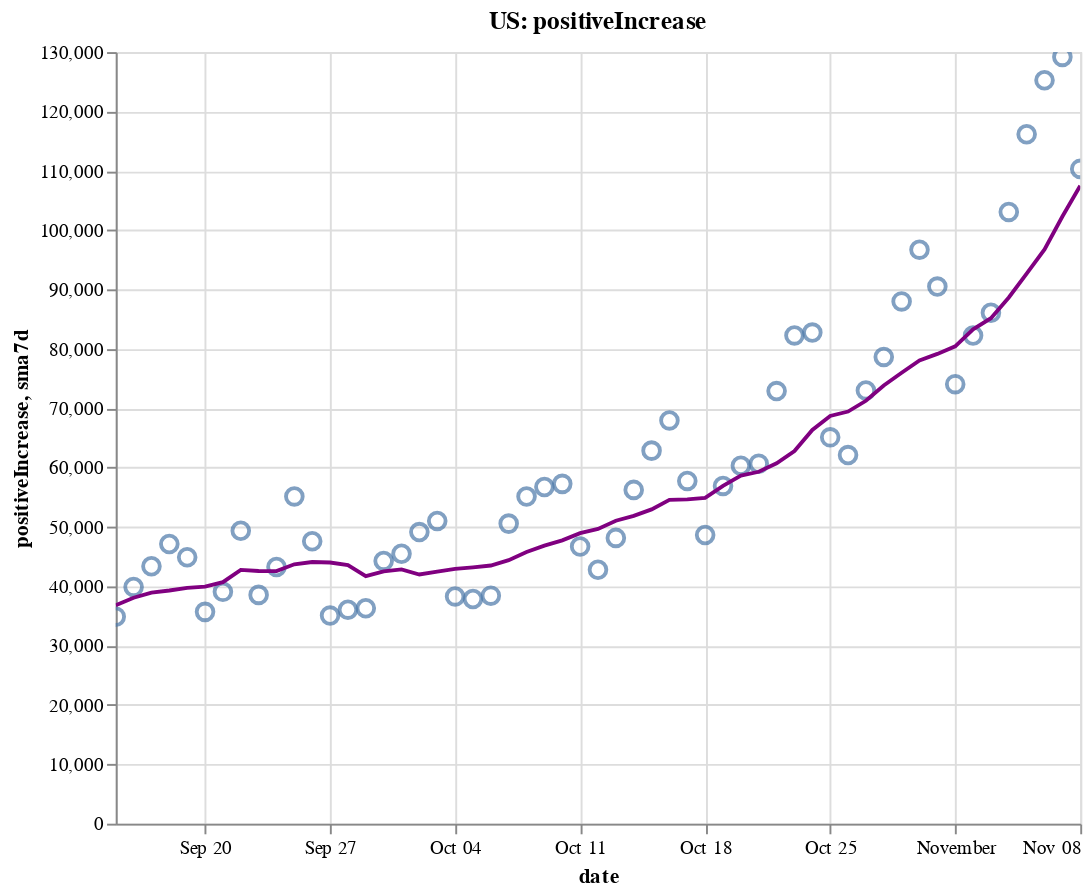

Notebook code for this chart:
### Code cell
create_plot(us, 'positiveIncrease')

### Figure 1 — Vega-Lite specification as saved in the notebook (floating-point values rounded to 4 significant figures)
{"config": {"view": {"continuousWidth": 400, "continuousHeight": 300}}, "layer": [{"layer": [{"mark": {"type": "point", "size": 75}, "encoding": {"tooltip": [{"type": "temporal", "field": "date"}, {"type": "quantitative", "field": "positiveIncrease"}, {"type": "quantitative", "field": "sma7d"}], "x": {"type": "temporal", "field": "date"}, "y": {"type": "quantitative", "field": "positiveIncrease"}}, "selection": {"selector002": {"type": "interval", "bind": "scales", "encodings": ["x", "y"]}}}, {"mark": {"type": "line", "color": "purple"}, "encoding": {"x": {"type": "temporal", "field": "date"}, "y": {"type": "quantitative", "field": "sma7d"}}}]}, {"mark": {"type": "rule", "color": "#aaa"}, "encoding": {"x": {"type": "temporal", "field": "date"}}, "transform": [{"filter": {"selection": "selector001"}}]}, {"mark": "circle", "encoding": {"opacity": {"condition": {"value": 1, "selection": "selector001"}, "value": 0}, "tooltip": [{"type": "temporal", "field": "date"}, {"type": "quantitative", "field": "positiveIncrease"}, {"type": "quantitative", "field": "sma7d"}], "x": {"type": "temporal", "field": "date"}, "y": {"type": "quantitative", "field": "positiveIncrease"}}, "selection": {"selector001": {"type": "single", "encodings": ["x"], "on": "mouseover", "nearest": true, "empty": "none"}}}, {"mark": {"type": "text", "align": "left", "dx": 5, "dy": -5, "stroke": "white", "strokeWidth": 2}, "encoding": {"text": {"type": "quantitative", "field": "positiveIncrease"}, "tooltip": [{"type": "temporal", "field": "date"}, {"type": "quantitative", "field": "positiveIncrease"}, {"type": "quantitative", "field": "sma7d"}], "x": {"type": "temporal", "field": "date"}, "y": {"type": "quantitative", "field": "positiveIncrease"}}, "transform": [{"filter": {"selection": "selector001"}}]}, {"mark": {"type": "text", "align": "left", "dx": 5, "dy": -5}, "encoding": {"text": {"type": "quantitative", "field": "positiveIncrease"}, "tooltip": [{"type": "temporal", "field": "date"}, {"type": "quantitative", "field": "positiveIncrease"}, {"type": "quantitative", "field": "sma7d"}], "x": {"type": "temporal", "field": "date"}, "y": {"type": "quantitative", "field": "positiveIncrease"}}, "transform": [{"filter": {"selection": "selector001"}}]}], "data": {"name": "data-76c86593b3431f43533a782c42180881"}, "height": 400, "title": "US: positiveIncrease", "width": 500, "$schema": "https://vega.github.io/schema/vega-lite/v4.8.1.json", "datasets": {"data-76c86593b3431f43533a782c42180881": [{"date": "2020-09-15T00:00:00", "totalTestResultsIncrease": 812600.0, "positiveIncrease": 34880.0, "death": 187600.0, "deathIncrease": 1031.0, "positiveRate": 0.043, "state": "US", "sma7d": 36810.0}, {"date": "2020-09-16T00:00:00", "totalTestResultsIncrease": 826600.0, "positiveIncrease": 39890.0, "death": 188800.0, "deathIncrease": 1200.0, "positiveRate": 0.048, "state": "US", "sma7d": 38070.0}, {"date": "2020-09-17T00:00:00", "totalTestResultsIncrease": 964100.0, "positiveIncrease": 43380.0, "death": 189700.0, "deathIncrease": 863.0, "positiveRate": 0.045, "state": "US", "sma7d": 38950.0}, {"date": "2020-09-18T00:00:00", "totalTestResultsIncrease": 1093000.0, "positiveIncrease": 47120.0, "death": 190600.0, "deathIncrease": 901.0, "positiveRate": 0.043, "state": "US", "sma7d": 39290.0}, {"date": "2020-09-19T00:00:00", "totalTestResultsIncrease": 1176000.0, "positiveIncrease": 44890.0, "death": 191300.0, "deathIncrease": 740.0, "positiveRate": 0.038, "state": "US", "sma7d": 39730.0}, {"date": "2020-09-20T00:00:00", "totalTestResultsIncrease": 978400.0, "positiveIncrease": 35690.0, "death": 191600.0, "deathIncrease": 327.0, "positiveRate": 0.036, "state": "US", "sma7d": 39930.0}, {"date": "2020-09-21T00:00:00", "totalTestResultsIncrease": 775000.0, "positiveIncrease": 39060.0, "death": 191900.0, "deathIncrease": 287.0, "positiveRate": 0.05, "state": "US", "sma7d": 40700.0}, {"date": "2020-09-22T00:00:00", "totalTestResultsIncrease": 850800.0, "positiveIncrease": 49350.0, "death": 192800.0, "deathIncrease": 854.0, "positiveRate": 0.058, "state": "US", "sma7d": 42770.0}, {"date": "2020-09-23T00:00:00", "totalTestResultsIncrease": 1010000.0, "positiveIncrease": 38550.0, "death": 193900.0, "deathIncrease": 1159.0, "positiveRate": 0.038, "state": "US", "sma7d": 42580.0}, {"date": "2020-09-24T00:00:00", "totalTestResultsIncrease": 1038000.0, "positiveIncrease": 43240.0, "death": 194800.0, "deathIncrease": 921.0, "positiveRate": 0.042, "state": "US", "sma7d": 42560.0}, {"date": "2020-09-25T00:00:00", "totalTestResultsIncrease": 1112000.0, "positiveIncrease": 55140.0, "death": 195700.0, "deathIncrease": 844.0, "positiveRate": 0.05, "state": "US", "sma7d": 43700.0}, {"date": "2020-09-26T00:00:00", "totalTestResultsIncrease": 1123000.0, "positiveIncrease": 47580.0, "death": 196600.0, "deathIncrease": 869.0, "positiveRate": 0.042, "state": "US", "sma7d": 44090.0}, {"date": "2020-09-27T00:00:00", "totalTestResultsIncrease": 905600.0, "positiveIncrease": 35060.0, "death": 196900.0, "deathIncrease": 307.0, "positiveRate": 0.039, "state": "US", "sma7d": 44000.0}, {"date": "2020-09-28T00:00:00", "totalTestResultsIncrease": 1164000.0, "positiveIncrease": 36060.0, "death": 197100.0, "deathIncrease": 257.0, "positiveRate": 0.031, "state": "US", "sma7d": 43570.0}, {"date": "2020-09-29T00:00:00", "totalTestResultsIncrease": 914100.0, "positiveIncrease": 36290.0, "death": 197900.0, "deathIncrease": 739.0, "positiveRate": 0.04, "state": "US", "sma7d": 41700.0}, {"date": "2020-09-30T00:00:00", "totalTestResultsIncrease": 904400.0, "positiveIncrease": 44270.0, "death": 198900.0, "deathIncrease": 1061.0, "positiveRate": 0.049, "state": "US", "sma7d": 42520.0}, {"date": "2020-10-01T00:00:00", "totalTestResultsIncrease": 998200.0, "positiveIncrease": 45480.0, "death": 199800.0, "deathIncrease": 851.0, "positiveRate": 0.046, "state": "US", "sma7d": 42840.0}, {"date": "2020-10-02T00:00:00", "totalTestResultsIncrease": 1242000.0, "positiveIncrease": 49130.0, "death": 200600.0, "deathIncrease": 835.0, "positiveRate": 0.04, "state": "US", "sma7d": 41980.0}, {"date": "2020-10-03T00:00:00", "totalTestResultsIncrease": 1100000.0, "positiveIncrease": 51010.0, "death": 201400.0, "deathIncrease": 741.0, "positiveRate": 0.046, "state": "US", "sma7d": 42470.0}, {"date": "2020-10-04T00:00:00", "totalTestResultsIncrease": 1029000.0, "positiveIncrease": 38290.0, "death": 201700.0, "deathIncrease": 363.0, "positiveRate": 0.037, "state": "US", "sma7d": 42930.0}, {"date": "2020-10-05T00:00:00", "totalTestResultsIncrease": 990500.0, "positiveIncrease": 37860.0, "death": 202000.0, "deathIncrease": 326.0, "positiveRate": 0.038, "state": "US", "sma7d": 43190.0}, {"date": "2020-10-06T00:00:00", "totalTestResultsIncrease": 907000.0, "positiveIncrease": 38420.0, "death": 202700.0, "deathIncrease": 634.0, "positiveRate": 0.042, "state": "US", "sma7d": 43490.0}, {"date": "2020-10-07T00:00:00", "totalTestResultsIncrease": 973500.0, "positiveIncrease": 50560.0, "death": 203600.0, "deathIncrease": 916.0, "positiveRate": 0.052, "state": "US", "sma7d": 44390.0}, {"date": "2020-10-08T00:00:00", "totalTestResultsIncrease": 1149000.0, "positiveIncrease": 55120.0, "death": 204600.0, "deathIncrease": 986.0, "positiveRate": 0.048, "state": "US", "sma7d": 45770.0}, {"date": "2020-10-09T00:00:00", "totalTestResultsIncrease": 1201000.0, "positiveIncrease": 56720.0, "death": 205500.0, "deathIncrease": 893.0, "positiveRate": 0.047, "state": "US", "sma7d": 46850.0}, {"date": "2020-10-10T00:00:00", "totalTestResultsIncrease": 1247000.0, "positiveIncrease": 57250.0, "death": 206100.0, "deathIncrease": 665.0, "positiveRate": 0.046, "state": "US", "sma7d": 47740.0}, {"date": "2020-10-11T00:00:00", "totalTestResultsIncrease": 1083000.0, "positiveIncrease": 46700.0, "death": 206600.0, "deathIncrease": 466.0, "positiveRate": 0.043, "state": "US", "sma7d": 48950.0}, {"date": "2020-10-12T00:00:00", "totalTestResultsIncrease": 1064000.0, "positiveIncrease": 42780.0, "death": 206900.0, "deathIncrease": 287.0, "positiveRate": 0.04, "state": "US", "sma7d": 49650.0}, {"date": "2020-10-13T00:00:00", "totalTestResultsIncrease": 1041000.0, "positiveIncrease": 48150.0, "death": 207600.0, "deathIncrease": 690.0, "positiveRate": 0.046, "state": "US", "sma7d": 51040.0}, {"date": "2020-10-14T00:00:00", "totalTestResultsIncrease": 1041000.0, "positiveIncrease": 56240.0, "death": 208400.0, "deathIncrease": 811.0, "positiveRate": 0.054, "state": "US", "sma7d": 51850.0}, {"date": "2020-10-15T00:00:00", "totalTestResultsIncrease": 1102000.0, "positiveIncrease": 62850.0, "death": 209300.0, "deathIncrease": 951.0, "positiveRate": 0.057, "state": "US", "sma7d": 52960.0}, {"date": "2020-10-16T00:00:00", "totalTestResultsIncrease": 1230000.0, "positiveIncrease": 67940.0, "death": 210200.0, "deathIncrease": 877.0, "positiveRate": 0.055, "state": "US", "sma7d": 54560.0}, {"date": "2020-10-17T00:00:00", "totalTestResultsIncrease": 1295000.0, "positiveIncrease": 57750.0, "death": 211000.0, "deathIncrease": 780.0, "positiveRate": 0.045, "state": "US", "sma7d": 54630.0}, {"date": "2020-10-18T00:00:00", "totalTestResultsIncrease": 1056000.0, "positiveIncrease": 48630.0, "death": 211400.0, "deathIncrease": 393.0, "positiveRate": 0.046, "state": "US", "sma7d": 54900.0}, {"date": "2020-10-19T00:00:00", "totalTestResultsIncrease": 1131000.0, "positiveIncrease": 56900.0, "death": 211800.0, "deathIncrease": 456.0, "positiveRate": 0.05, "state": "US", "sma7d": 56920.0}, {"date": "2020-10-20T00:00:00", "totalTestResultsIncrease": 948700.0, "positiveIncrease": 60310.0, "death": 212700.0, "deathIncrease": 832.0, "positiveRate": 0.064, "state": "US", "sma7d": 58660.0}, {"date": "2020-10-21T00:00:00", "totalTestResultsIncrease": 939500.0, "positiveIncrease": 60660.0, "death": 213700.0, "deathIncrease": 1024.0, "positiveRate": 0.065, "state": "US", "sma7d": 59290.0}, {"date": "2020-10-22T00:00:00", "totalTestResultsIncrease": 1219000.0, "positiveIncrease": 72890.0, "death": 214800.0, "deathIncrease": 1143.0, "positiveRate": 0.06, "state": "US", "sma7d": 60730.0}, {"date": "2020-10-23T00:00:00", "totalTestResultsIncrease": 1379000.0, "positiveIncrease": 82260.0, "death": 215800.0, "deathIncrease": 917.0, "positiveRate": 0.06, "state": "US", "sma7d": 62770.0}, {"date": "2020-10-24T00:00:00", "totalTestResultsIncrease": 1321000.0, "positiveIncrease": 82740.0, "death": 216700.0, "deathIncrease": 890.0, "positiveRate": 0.063, "state": "US", "sma7d": 66340.0}, {"date": "2020-10-25T00:00:00", "totalTestResultsIncrease": 1191000.0, "positiveIncrease": 65090.0, "death": 217000.0, "deathIncrease": 377.0, "positiveRate": 0.055, "state": "US", "sma7d": 68690.0}, {"date": "2020-10-26T00:00:00", "totalTestResultsIncrease": 1201000.0, "positiveIncrease": 62100.0, "death": 217400.0, "deathIncrease": 389.0, "positiveRate": 0.052, "state": "US", "sma7d": 69440.0}, {"date": "2020-10-27T00:00:00", "totalTestResultsIncrease": 1081000.0, "positiveIncrease": 73000.0, "death": 218300.0, "deathIncrease": 931.0, "positiveRate": 0.068, "state": "US", "sma7d": 71250.0}, {"date": "2020-10-28T00:00:00", "totalTestResultsIncrease": 1086000.0, "positiveIncrease": 78640.0, "death": 219400.0, "deathIncrease": 1025.0, "positiveRate": 0.072, "state": "US", "sma7d": 73820.0}, {"date": "2020-10-29T00:00:00", "totalTestResultsIncrease": 1325000.0, "positiveIncrease": 87990.0, "death": 220400.0, "deathIncrease": 1049.0, "positiveRate": 0.066, "state": "US", "sma7d": 75980.0}, {"date": "2020-10-30T00:00:00", "totalTestResultsIncrease": 1362000.0, "positiveIncrease": 96710.0, "death": 221400.0, "deathIncrease": 933.0, "positiveRate": 0.071, "state": "US", "sma7d": 78040.0}, {"date": "2020-10-31T00:00:00", "totalTestResultsIncrease": 1374000.0, "positiveIncrease": 90490.0, "death": 222300.0, "deathIncrease": 963.0, "positiveRate": 0.066, "state": "US", "sma7d": 79150.0}, {"date": "2020-11-01T00:00:00", "totalTestResultsIncrease": 1140000.0, "positiveIncrease": 74050.0, "death": 222700.0, "deathIncrease": 391.0, "positiveRate": 0.065, "state": "US", "sma7d": 80430.0}, {"date": "2020-11-02T00:00:00", "totalTestResultsIncrease": 1328000.0, "positiveIncrease": 82250.0, "death": 223200.0, "deathIncrease": 476.0, "positiveRate": 0.062, "state": "US", "sma7d": 83300.0}, {"date": "2020-11-03T00:00:00", "totalTestResultsIncrease": 1126000.0, "positiveIncrease": 86080.0, "death": 224700.0, "deathIncrease": 1529.0, "positiveRate": 0.076, "state": "US", "sma7d": 85170.0}, {"date": "2020-11-04T00:00:00", "totalTestResultsIncrease": 1207000.0, "positiveIncrease": 103100.0, "death": 225800.0, "deathIncrease": 1116.0, "positiveRate": 0.085, "state": "US", "sma7d": 88660.0}, {"date": "2020-11-05T00:00:00", "totalTestResultsIncrease": 1537000.0, "positiveIncrease": 116200.0, "death": 227000.0, "deathIncrease": 1124.0, "positiveRate": 0.076, "state": "US", "sma7d": 92690.0}, {"date": "2020-11-06T00:00:00", "totalTestResultsIncrease": 1533000.0, "positiveIncrease": 125300.0, "death": 228100.0, "deathIncrease": 1186.0, "positiveRate": 0.082, "state": "US", "sma7d": 96760.0}, {"date": "2020-11-07T00:00:00", "totalTestResultsIncrease": 1406000.0, "positiveIncrease": 129200.0, "death": 229200.0, "deathIncrease": 1104.0, "positiveRate": 0.092, "state": "US", "sma7d": 102300.0}, {"date": "2020-11-08T00:00:00", "totalTestResultsIncrease": 1260000.0, "positiveIncrease": 110300.0, "death": 229600.0, "deathIncrease": 487.0, "positiveRate": 0.088, "state": "US", "sma7d": 107500.0}]}}
